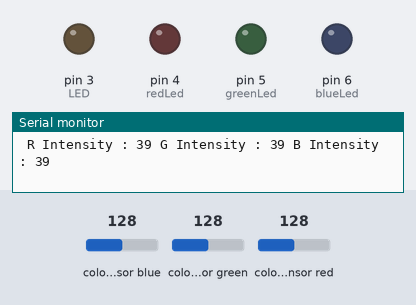
Bench run of a sketch on a simulated Arduino Uno, built with avr-gcc and run on an emulated ATmega328P. On the bench: output pins drawn as LEDs (lit = HIGH), the last lines printed to the serial monitor. Wiring (inferred from the names in the program): TCS3200 colour sensor: output pin 8; S2 pin 11; S3 pin 12; S0 pin 9; S1 pin 10. The inputs (shaded band) are chosen by the test bench; at power-on: colour sensor blue 128, colour sensor green 128, colour sensor red 128. Pins used as bus, display or sensor lines are not drawn.

Above: at 1.2 s.
1.3 s: colour sensor blue set to 136
At 1.65 s:
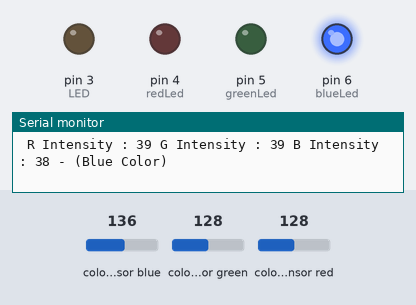
4.3 s: colour sensor green set to 136
At 5.5 s:
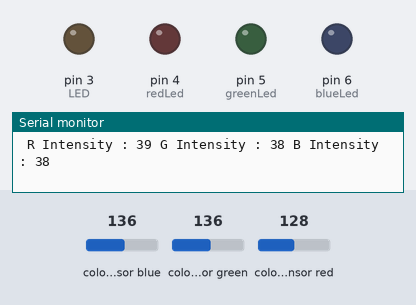
6.0 s: colour sensor blue set to 5
At 6.2 s:
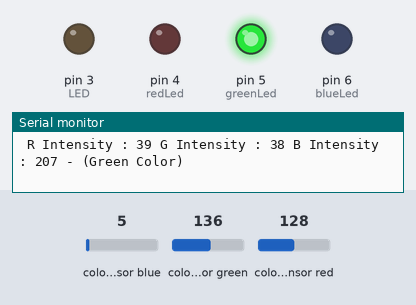
9.0 s: colour sensor blue set to 191
At 9.25 s:
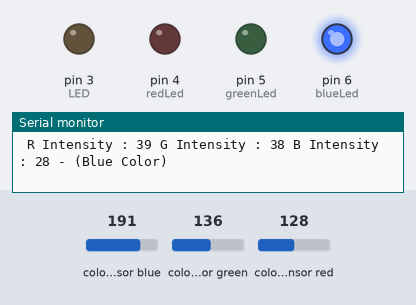
Timing chart, 0 to 12.0 s (numbered marks = the images above; inputs shaded):
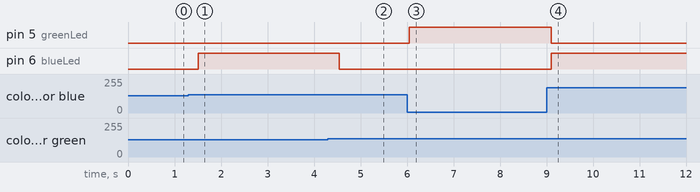

The sketch:

colour_sensor_works_1.ino
```cpp
/*
  TCS230 color recognition sensor
  modified on 7 May 2019
  by Mohammadreza Akbari @ Electropeak
  Home

Color Sensor      Arduino
-----------      --------
 VCC               5V
 GND               GND
 s0                8
 s1                9
 s2                10
 s3                11
 OUT               12
 OE                GND
*/
const int s0 = 9;
const int s1 = 10;
const int s2 = 11;
const int s3 = 12;
const int out = 8;
#define OE 2
#define LED 3
// LED pins connected to Arduino
int redLed = 4;
int greenLed = 5;
int blueLed = 6;
// Variables
int red = 0;
int green = 0;
int blue = 0;

void color()
{
  digitalWrite(s2, LOW);
  digitalWrite(s3, LOW);
  //count OUT, pRed, RED
  red = pulseIn(out, digitalRead(out) == HIGH ? LOW : HIGH);
  digitalWrite(s3, HIGH);
  //count OUT, pBLUE, BLUE
  blue = pulseIn(out, digitalRead(out) == HIGH ? LOW : HIGH);
  digitalWrite(s2, HIGH);
  //count OUT, pGreen, GREEN
  green = pulseIn(out, digitalRead(out) == HIGH ? LOW : HIGH);
}

void setup()
{
  Serial.begin(9600);
  pinMode(s0, OUTPUT);
  pinMode(s1, OUTPUT);
  pinMode(s2, OUTPUT);
  pinMode(s3, OUTPUT);
  pinMode(out, INPUT);
  pinMode(redLed, OUTPUT);
  pinMode(greenLed, OUTPUT);
  pinMode(blueLed, OUTPUT);
  digitalWrite(s0, HIGH);
  digitalWrite(s1, HIGH);
  pinMode(OE,OUTPUT);
  pinMode(LED,OUTPUT);
  digitalWrite(OE,LOW);
  digitalWrite(LED,LOW);
}

void loop()
{
  color();
  Serial.print(" R Intensity : ");
  Serial.print(red, DEC);
  Serial.print(" G Intensity : ");
  Serial.print(green, DEC);
  Serial.print(" B Intensity : ");
  Serial.print(blue, DEC);
  //Serial.println();

  if (red < blue && red < green && red < 20)
  {
   Serial.println(" - (Red Color)");
   digitalWrite(redLed, HIGH); // Turn RED LED ON
   digitalWrite(greenLed, LOW);
   digitalWrite(blueLed, LOW);
  }

  else if (blue < red && blue < green)
  {
   Serial.println(" - (Blue Color)");
   digitalWrite(redLed, LOW);
   digitalWrite(greenLed, LOW);
   digitalWrite(blueLed, HIGH); // Turn BLUE LED ON
  }

  else if (green < red && green < blue)
  {
   Serial.println(" - (Green Color)");
   digitalWrite(redLed, LOW);
   digitalWrite(greenLed, HIGH); // Turn GREEN LED ON
   digitalWrite(blueLed, LOW);
  }
  else{
  Serial.println();
  }
  delay(300);
  digitalWrite(redLed, LOW);
  digitalWrite(greenLed, LOW);
  digitalWrite(blueLed, LOW);
 }
```

Measured:
- the behaviour switches between 131 and 132 on colour sensor blue (found by bisection; images 0 and 1)
- the behaviour switches between 131 and 132 on colour sensor green (found by bisection; images 1 and 2)
- after the input at 1.3 s, pin 6 (blueLed): LOW → HIGH after 0.21 s
- after the input at 4.3 s, pin 6 (blueLed): HIGH → LOW after 0.24 s
- after the input at 6.0 s, pin 5 (greenLed): LOW → HIGH after 0.05 s
- after the input at 9.0 s, pin 5 (greenLed): HIGH → LOW after 0.10 s; pin 6 (blueLed): LOW → HIGH after 0.11 s
